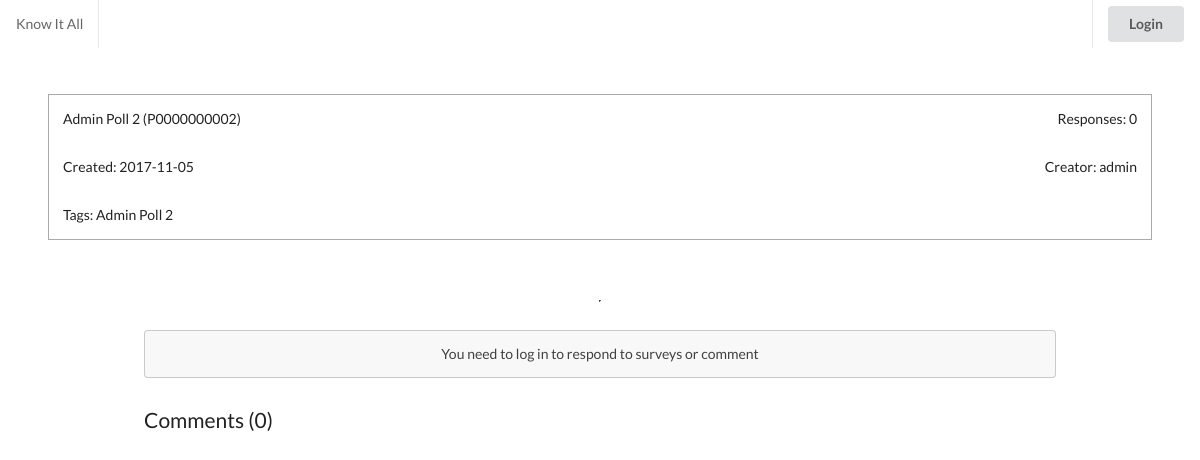
Page /www/knowitall/survey.php?id=P0000000002 on the earlier database version.
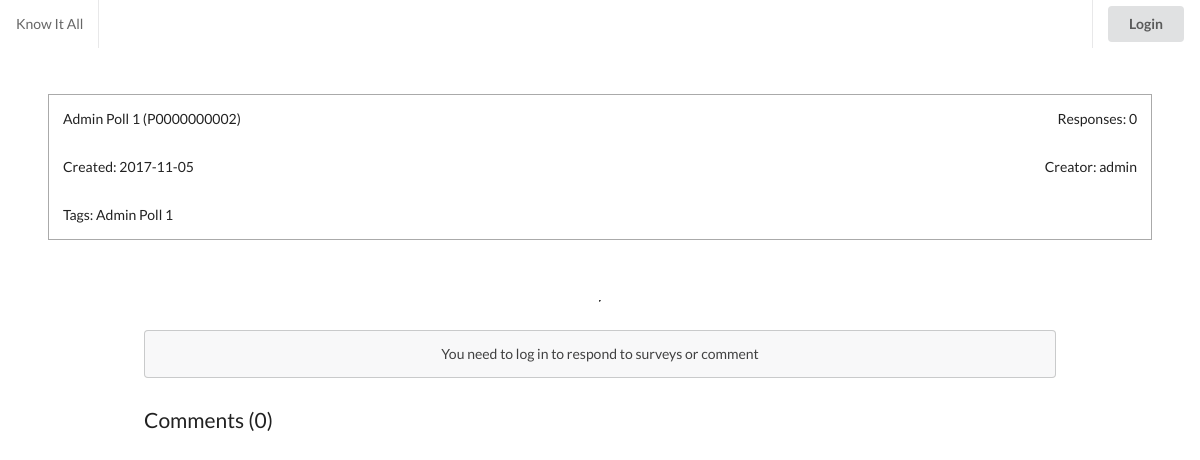
Same page on the later database version.
### tables this page shows
CREATE TABLE `survey` (
  `survey_id` varchar(45) NOT NULL,
  `survey_title` varchar(1000) NOT NULL,
  `user_id` varchar(45) NOT NULL,
  `rating_average` double NOT NULL,
  `create_time` varchar(45) DEFAULT NULL,
  `survey_tags` varchar(1000) NOT NULL,
  `voter_number` int(45) NOT NULL
);

### www/knowitall/survey.php (the view, shortened to what this page needs)
<?php
  $id = $_GET['id'];
  include("database-connector.php");
  $sql = $conn->prepare("SELECT * FROM survey WHERE survey_id = ?;");
  $sql->bind_param('s', $id);
  $sql->execute();
  $ans = $sql->get_result();
  $row = $ans->fetch_assoc();
  $creator = $row["user_id"];
  $sql = $conn->prepare("SELECT user_name FROM user WHERE user_id = ?;");
  $sql->bind_param('s', $creator);
  $sql->execute();
  $ans2 = $sql->get_result();
  $row2 = $ans2->fetch_assoc();
  $creator = $row2['user_name'];
?>
<!DOCTYPE html>
<html lang="en">
  <head>
    <?php include("all-css.php");?>
  </head>
  <body>
    <?php include("small-header.php") ?>
    <article class="ui fluid grid">
      <div class="row search-result">
        <div class="ui fluid grid custom-margin-hor-small custom-margin-vert-small surveycard">
          <div class="twelve wide column"><?php echo $row['survey_title']; ?> (<?php echo $id; ?>)</div>
          <div class="four wide column"><span class="float-right">Responses: <?php echo $row['voter_number'] ?></span></div>
          <div class="eight wide column">Created: <?php echo $row['create_time'] ?></div>
          <div class="eight wide column"><span class="float-right">Creator: <?php echo $creator ?></span></div>
          <div class="sixteen wide column"><span>Tags: <?php echo $row['survey_tags'] ?></span></div>
        </div>
      </div>
      <?php
        if(strcmp(substr($id, 0, 1), "R") == 0){
          include("show-rating-results.php");
        }else if(strcmp(substr($id, 0, 1), "P") == 0){
          include("show-poll-results.php");
        }else{
          header("Location: home-search.php");
        }
      ?>
      <div class="fluid row custom-margin-hor">
        <?php
          if(isset($_SESSION['id'])){
            if(strcmp(substr($id, 0, 1), "R") == 0){
              include("rating-temp.php");
            }else if(strcmp(substr($id, 0, 1), "P") == 0){
              include("poll-temp.php");
            }else{
              header("Location: home-search.php");
            }
          }else{
            include("login-message.php");
          }
          $sql = $conn->prepare("SELECT * FROM survey_comments WHERE survey_id = ? ORDER BY comment_time ASC;");
          $sql->bind_param('s', $id);
          $sql->execute();
          $result = $sql->get_result();
          $j = $result->num_rows;
        ?>
        <div class="ui fluid grid comment-section">
          <span class="header row">Comments (<?php echo $j ?>)</span>
        </div>
      </div>
    </article>
  </body>
</html>

Differences in the rows shown:
changed survey: survey_title "Admin Poll 2" → "Admin Poll 1"; survey_tags "Admin Poll 2" → "Admin Poll 1"
